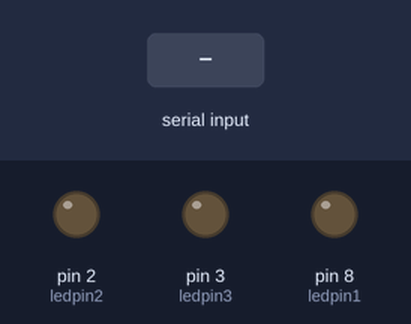
Simulated run of this sketch. Board: Arduino Uno, built with avr-gcc and run on an emulated ATmega328P. On the bench: output pins drawn as LEDs (lit = HIGH). Inputs (shaded band) come from the test bench.

Above: at 1.2 s.
1.3 s: "yellow on" received over the second serial link
At 3.5 s:
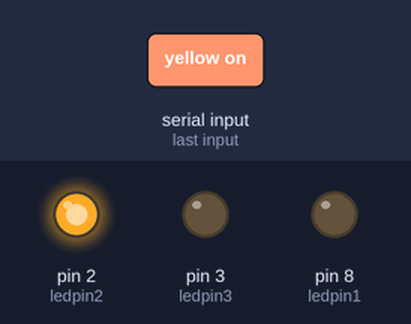
3.8 s: "red on" received over the second serial link
At 5.6 s:
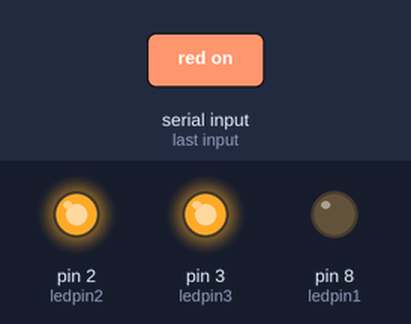
6.3 s: "green on" received over the second serial link
At 8.4 s:
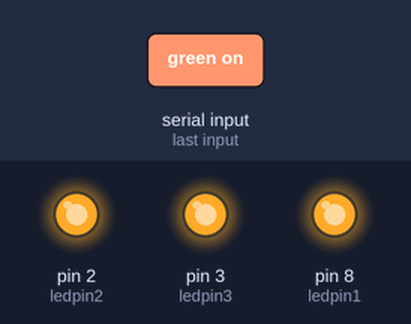
8.7 s: "yellow off" received over the second serial link
At 10.5 s:
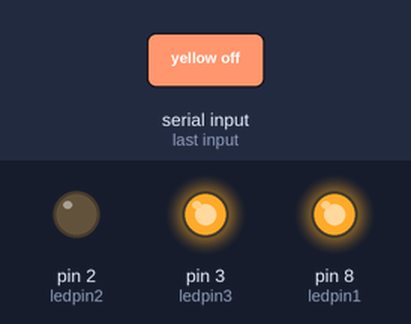
11.1 s: "red off" received over the second serial link
At 12.4 s:
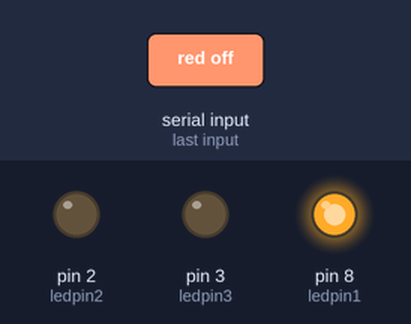
13.6 s: "green off" received over the second serial link
At 15.5 s:
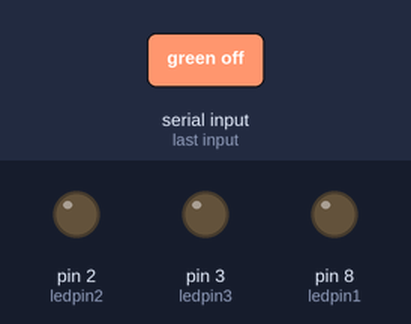
Timing chart, 0 to 17.0 s (numbered marks = the images above; inputs shaded):
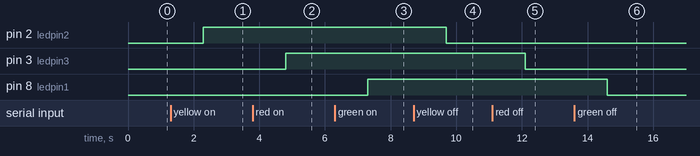

The sketch:

voice_controlled_led.ino
```cpp
#include<SoftwareSerial.h>
String data;

int ledpin1=8;  //Three led's are connected to these respective pins
int ledpin2=2;
int ledpin3=3;
int bttx=9;    //tx of bluetooth module is connected to pin 9 of arduino
int btrx=10;    //rx of bluetooth module is connected to pin 10 of arduino
SoftwareSerial bluetooth(bttx,btrx);
void setup()
{
  pinMode(8,OUTPUT);
  pinMode(2,OUTPUT);
  pinMode(3,OUTPUT);
  Serial.begin(9600);
  bluetooth.begin(9600);
}
void loop()
{
  if(bluetooth.available())    //if bluetooth module is transmitting data
  {

  data=bluetooth.readString();

  if(data=="yellow on")
  {
    digitalWrite(ledpin2,HIGH);
  }
  else if(data=="red on")
  {
    digitalWrite(ledpin3,HIGH);
    }
    else if(data=="green on")
  {
    digitalWrite(ledpin1,HIGH);
    }
    if(data=="yellow off")
  {
    digitalWrite(ledpin2,LOW);
  }
  else if(data=="red off")
  {
    digitalWrite(ledpin3,LOW);
    }
    else if(data=="green off")
  {
    digitalWrite(ledpin1,LOW);
    }
    else if(data=="all on")
    {
      digitalWrite(ledpin1,HIGH);
      digitalWrite(ledpin2,HIGH);
      digitalWrite(ledpin3,HIGH);
    }
    else if(data=="all off")
    {
      digitalWrite(ledpin1,LOW);
      digitalWrite(ledpin2,LOW);
      digitalWrite(ledpin3,LOW);
    }


  }

}
```

Measured:
- after the input at 1.3 s, pin 2 (ledpin2): LOW → HIGH after 1.0 s
- after the input at 3.8 s, pin 3 (ledpin3): LOW → HIGH after 1.0 s
- after the input at 6.3 s, pin 8 (ledpin1): LOW → HIGH after 1.0 s
- after the input at 8.7 s, pin 2 (ledpin2): HIGH → LOW after 1.0 s
- after the input at 11.1 s, pin 3 (ledpin3): HIGH → LOW after 1.0 s
- after the input at 13.6 s, pin 8 (ledpin1): HIGH → LOW after 1.0 s
